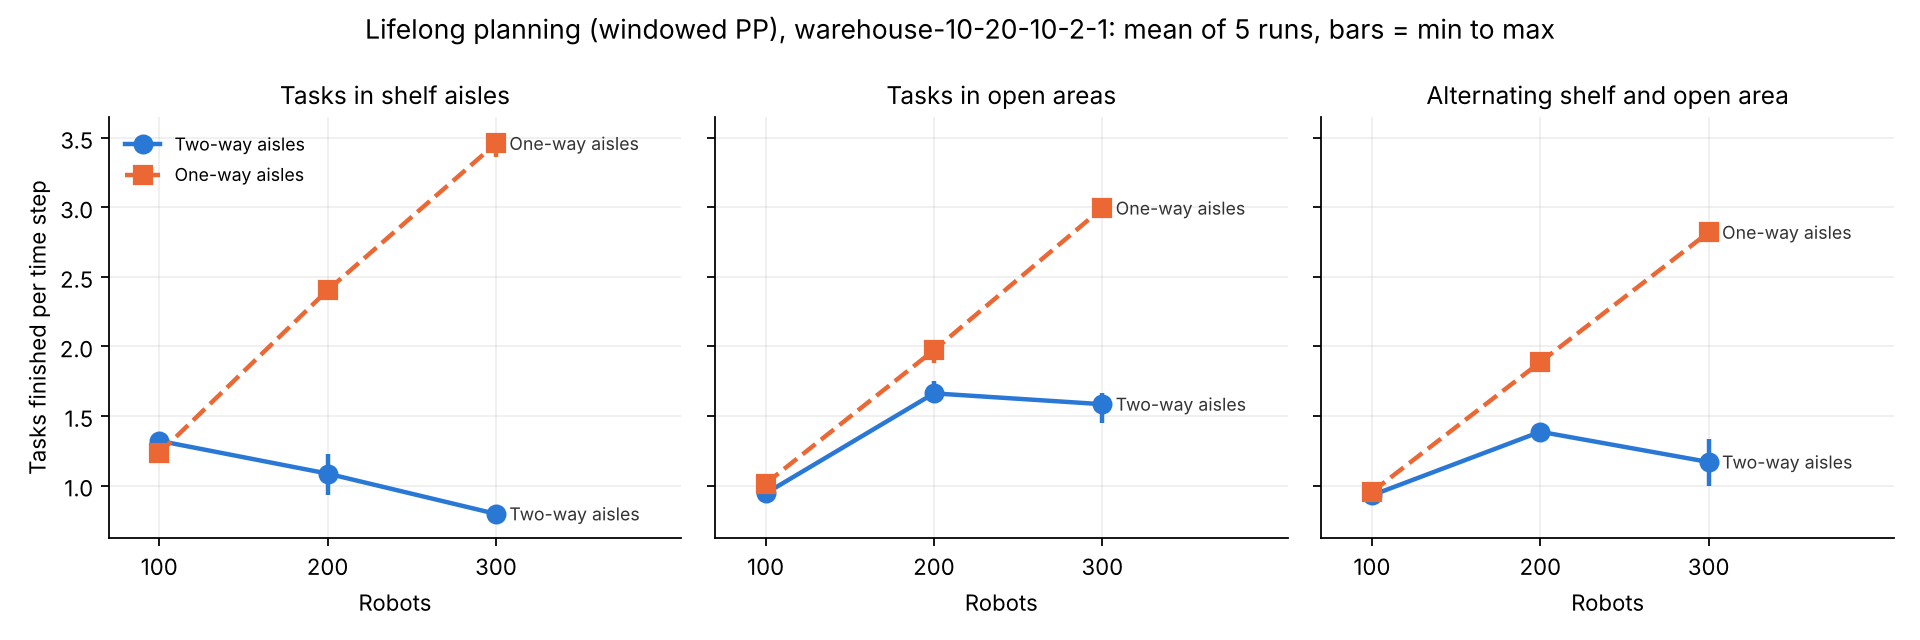

This chart was generated by the following Python code:
"""Lifelong planning: tasks keep arriving, as in a real fulfilment centre.

Every other experiment plans one batch: each robot gets one goal and stays there. Real
warehouses never stop: when a robot reaches its goal it gets the next task at once. This
script simulates that with windowed prioritized planning, a simplified version of the
"rolling-horizon collision resolution" (RHCR) framework of Li et al. (AAAI 2021):

  - every H = 5 steps all robots are replanned with PP;
  - each robot's path only has to avoid the others for the next W = 10 steps; beyond that
    the robot is assumed to continue along its shortest path (A* uses it as the estimate);
  - a robot that reaches its goal inside the window waits there until the next replanning,
    then gets a new goal;
  - robots are planned in a random order; a robot that cannot be planned waits in place
    for the window (it is then planned first and planning restarts), so a stuck robot
    stops only itself, never the whole warehouse.

Every executed step is checked for vertex and swap conflicts. Measures over T = 500 steps:
  throughput  goals reached per time step (higher is better)
  efficiency  sum of the shortest-path lengths of the completed tasks (on the two-way map)
              / (robots x steps): the share of robot-steps that turned into useful
              progress. Unlike throughput it does not depend on how long the tasks are, so
              settings with near and far goals can be compared.
  also        share of robot-steps spent moving, robots that never finished a task, the
              longest time a task stayed open, robots forced to wait per replanning.
Simplifications against RHCR: PP instead of PBS/ECBS (no completeness); nothing is
reserved beyond the window; a goal counts only when the robot stands on it at a
replanning (every H steps), so robots may idle on a reached goal for up to H steps;
goals reached at the last step are not counted. Each robot has its own random task
stream, so two-way and one-way runs give robots the same sequence of task areas.
Timing (mean_plan_sec) is Python time per replanning; throughput and efficiency do not
depend on the machine (no time limit is used).

Settings (benchmark map warehouse-10-20-10-2-1, random distinct start cells):
  goals    shelf      new goals are cells in the shelf area (one-cell aisles)
           open       new goals are cells in the open areas left and right
           alternate  goals alternate between a shelf-area cell and an open-area cell,
                      like fetching a shelf and bringing it to a station
  traffic  two-way, or one-way aisles in the shelf area (scale/oneway.py)
  robots   100, 200, 300; 5 runs (seeds) per setting

Outputs: scale/lifelong_results.csv, scale/lifelong.png
Usage:   python scale/lifelong.py            (--quick for a short check, --plot-only to redraw)
"""
import csv
import heapq
import random
import sys
import time
from itertools import count
from pathlib import Path

HERE = Path(__file__).resolve().parent
sys.path.insert(0, str(HERE.parent))
sys.path.insert(0, str(HERE))
import fast_pp  # noqa: E402
import mapf  # noqa: E402
import oneway  # noqa: E402
from maps import load_map  # noqa: E402

MAP = "warehouse-10-20-10-2-1"
SHELF = (26, 134)
W, H, T = 10, 5, 500


class Dist:
    """Shortest-path distances to each goal, computed once and cached."""

    def __init__(self, graph):
        self.graph, self.cache = graph, {}

    def __call__(self, goal):
        d = self.cache.get(goal)
        if d is None:
            d = self.cache[goal] = self.graph.distances(goal)
        return d


def plan_one(graph, start, goal, dist, vertex, edge, later):
    """Space-time A* over the next W steps. Returns a path of W+1 cells or None.

    Cost = steps until the robot stands on its goal for the rest of the window, plus the
    shortest-path distance still left at the end of the window (so a robot that cannot
    reach its goal inside the window still moves towards it). `later` holds the cells of
    robots not planned yet, which may not be entered in the first step.
    """
    d = dist(goal)
    if start not in d:
        return None
    tie = count()
    open_ = [(d[start], next(tie), 0, 0, start, None)]
    parent = {}
    while open_:
        f, _, g, t, p, prev = heapq.heappop(open_)
        if (p, t) in parent:
            continue
        parent[(p, t)] = prev
        if t == W:
            path = []
            node = (p, t)
            while node is not None:
                path.append(node[0]); node = parent[node]
            return path[::-1]
        nt = t + 1
        for q in graph.moves[p]:
            if q not in d or (q, nt) in parent or (q, nt) in vertex or (q, p, t) in edge:
                continue
            if nt == 1 and q in later:
                continue
            ng = g if (p == goal and q == goal) else g + 1  # waiting on the goal is free
            heapq.heappush(open_, (ng + d[q], next(tie), ng, nt, q, (p, t)))
    return None


def check_step(graph, before, after):
    """Every move is a legal edge of the graph (or a wait); no shared cells; no swaps."""
    if len(set(after)) != len(after):
        raise RuntimeError("vertex conflict")
    where = {c: i for i, c in enumerate(before)}
    for i, (a, b) in enumerate(zip(before, after)):
        if b not in graph.moves[a]:
            raise RuntimeError(f"illegal move {a} -> {b}")
        j = where.get(b)
        if j is not None and j != i and after[j] == a:
            raise RuntimeError("swap conflict")


def plan_with_waits(graph, positions, goals, dist, rng):
    """Plan every robot; a robot that cannot be planned waits in place for the window.

    Waiting robots are planned first (their cells reserved for the whole window), the
    others in a random order. When a robot fails, it joins the waiting robots and planning
    restarts. This always ends: at worst every robot waits, which is always legal.
    """
    k = len(positions)
    waiting = []
    while True:
        rest = [i for i in range(k) if i not in waiting]
        rng.shuffle(rest)
        vertex, edge = set(), set()
        paths = [None] * k
        for i in waiting:
            paths[i] = [positions[i]] * (W + 1)
            for t in range(W + 1):
                vertex.add((positions[i], t))
        later = {positions[i] for i in rest}
        failed = None
        for i in rest:
            later.discard(positions[i])
            path = plan_one(graph, positions[i], goals[i], dist, vertex, edge, later)
            if path is None:
                failed = i
                break
            paths[i] = path
            for t, c in enumerate(path):
                vertex.add((c, t))
            for t in range(W):
                edge.add((path[t], path[t + 1], t))
        if failed is None:
            return paths, len(waiting)
        waiting.append(failed)


def simulate(graph, grid, k, goal_mode, seed, steps=T, base_graph=None):
    rng = random.Random(seed)                      # starts and planning orders
    goal_rng = [random.Random(seed * 1000 + i) for i in range(k)]  # each robot's own task stream
    free = mapf.cells(grid)
    shelf = [p for p in free if SHELF[0] <= p[1] <= SHELF[1]]
    open_ = [p for p in free if not SHELF[0] <= p[1] <= SHELF[1]]
    dist = Dist(graph)
    # task length is measured on the two-way map, so one-way rules get no credit for detours
    base_dist = Dist(base_graph) if base_graph is not None else dist
    positions = rng.sample(free, k)
    phase = [goal_rng[i].random() < 0.5 for i in range(k)]  # alternate mode: next goal in shelf area?

    def new_goal(i, taken):
        if goal_mode == "shelf":
            pool = shelf
        elif goal_mode == "open":
            pool = open_
        else:
            pool = shelf if phase[i] else open_
            phase[i] = not phase[i]
        while True:
            g = goal_rng[i].choice(pool)
            if g not in taken and g != positions[i]:
                return g

    goals = []
    for i in range(k):
        goals.append(new_goal(i, set(goals)))
    task_len = [base_dist(goals[i])[positions[i]] for i in range(k)]
    assigned_at = [0] * k
    finished = [0] * k
    done = forced_waits = replans = moves = 0
    useful = 0  # sum of the shortest distances of completed tasks
    max_age = 0
    plan_time = 0.0
    t = 0
    while t < steps:
        # robots standing on their goal get the next task
        taken = set(goals)
        for i in range(k):
            if positions[i] == goals[i]:
                done += 1; finished[i] += 1
                useful += task_len[i]
                max_age = max(max_age, t - assigned_at[i])
                taken.discard(goals[i])
                goals[i] = new_goal(i, taken)
                taken.add(goals[i])
                task_len[i] = base_dist(goals[i])[positions[i]]
                assigned_at[i] = t
        started = time.perf_counter()
        paths, n_wait = plan_with_waits(graph, positions, goals, dist, rng)
        plan_time += time.perf_counter() - started
        replans += 1
        forced_waits += n_wait
        for s in range(1, H + 1):
            after = [p[s] for p in paths]
            check_step(graph, positions, after)
            moves += sum(a != b for a, b in zip(positions, after))
            positions = after
        t += H
    max_age = max([max_age] + [steps - a for a in assigned_at])  # include unfinished tasks
    return dict(throughput=done / steps, goals_reached=done, mean_task_length=useful / done if done else 0,
                efficiency=useful / (k * steps), moving_share=moves / (k * steps),
                robots_without_task_done=sum(f == 0 for f in finished), max_task_age=max_age,
                forced_waits_per_replan=forced_waits / replans, replans=replans,
                mean_plan_sec=plan_time / replans)


def main(quick=False):
    grid = load_map(MAP)
    graphs = {"two_way": fast_pp.Graph(grid), "one_way": oneway.OneWayGraph(grid)}
    sizes = (100,) if quick else (100, 200, 300)
    runs = 1 if quick else 5
    steps = 50 if quick else T
    fields = ["goals", "traffic", "num_robots", "run", "seed", "throughput", "goals_reached", "mean_task_length",
              "efficiency", "moving_share", "robots_without_task_done", "max_task_age", "forced_waits_per_replan",
              "replans", "mean_plan_sec"]
    target = HERE / ("lifelong_quick.csv" if quick else "lifelong_results.csv")
    with target.open("w", newline="", encoding="utf-8") as f:
        w = csv.DictWriter(f, fieldnames=fields)
        w.writeheader()
        for k in sizes:
            for goal_mode in ("shelf", "open", "alternate"):
                for traffic, graph in graphs.items():
                    for r in range(runs):
                        seed = 20261116 + 1000 * k + r
                        res = simulate(graph, grid, k, goal_mode, seed, steps, graphs["two_way"])
                        row = dict(goals=goal_mode, traffic=traffic, num_robots=k, run=r, seed=seed,
                                   **{key: round(v, 4) if isinstance(v, float) else v for key, v in res.items()})
                        w.writerow(row); f.flush()
                        print(f"k={k} {goal_mode} {traffic} run {r}: throughput {row['throughput']}, "
                              f"efficiency {row['efficiency']}, waits/replan {row['forced_waits_per_replan']}, "
                              f"idle robots {row['robots_without_task_done']}, {row['mean_plan_sec']} s/replan",
                              flush=True)


def plot(target=HERE / "lifelong.png"):
    """Throughput against robots, one panel per goal setting, two-way vs one-way."""
    import statistics
    import matplotlib
    matplotlib.use("Agg")
    import matplotlib.pyplot as plt
    rows = list(csv.DictReader((HERE / "lifelong_results.csv").open(encoding="utf-8")))
    sizes = sorted({int(r["num_robots"]) for r in rows})
    titles = {"shelf": "Tasks in shelf aisles", "open": "Tasks in open areas",
              "alternate": "Alternating shelf and open area"}
    style = {"two_way": ("Two-way aisles", "#2a78d6", "o", "-"), "one_way": ("One-way aisles", "#eb6834", "s", "--")}
    fig, axes = plt.subplots(1, 3, figsize=(12, 4), sharey=True)
    for ax, (mode, title) in zip(axes, titles.items()):
        for traffic, (label, color, marker, ls) in style.items():
            vals = [[float(r["throughput"]) for r in rows if r["goals"] == mode and r["traffic"] == traffic
                     and int(r["num_robots"]) == k] for k in sizes]
            mean = [statistics.mean(v) for v in vals]
            ax.plot(sizes, mean, color=color, marker=marker, markersize=8, linewidth=2, linestyle=ls, label=label)
            ax.vlines(sizes, [min(v) for v in vals], [max(v) for v in vals], color=color, linewidth=2)
            ax.annotate(label, (sizes[-1], mean[-1]), xytext=(6, 0), textcoords="offset points",
                        va="center", fontsize=8, color="#333333")
        ax.set_title(title, fontsize=11)
        ax.set_xlabel("Robots"); ax.set_xticks(sizes); ax.set_xlim(sizes[0] - 30, sizes[-1] + 110)
        ax.grid(alpha=.2); ax.spines[["top", "right"]].set_visible(False)
    axes[0].set_ylabel("Tasks finished per time step")
    axes[0].legend(fontsize=8, frameon=False, loc="upper left")
    fig.suptitle("Lifelong planning (windowed PP), warehouse-10-20-10-2-1: mean of 5 runs, bars = min to max")
    fig.tight_layout()
    fig.savefig(target, dpi=160)
    plt.close(fig)


if __name__ == "__main__":
    if "--plot-only" in sys.argv:
        plot()
    else:
        main(quick="--quick" in sys.argv)
        if "--quick" not in sys.argv:
            plot()
